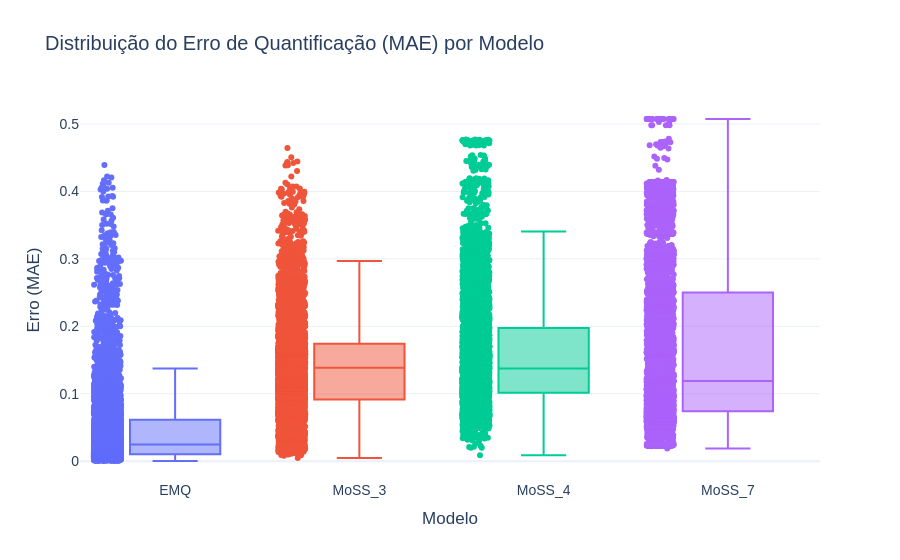

The notebook cell saved with this chart:
### Code cell
import pandas as pd
import plotly.express as px
import plotly.io as pio

# 1. Carregar os dados
df = pd.read_csv("cross_nclasses_experiment.csv")

# 2. Criar o Boxplot Interativo
fig = px.box(
    df, 
    x="modelo", 
    y="erro", 
    color="modelo",
    points="all",          # Mostra todos os pontos (datasets) ao lado do box
    hover_data=["dataset", "n_classes_original"], # Info extra ao passar o mouse
    title="Distribuição do Erro de Quantificação (MAE) por Modelo",
    labels={"erro": "Erro Médio Absoluto (MAE)", "modelo": "Algoritmo/Configuração"},
    category_orders={"modelo": ["EMQ", "MoSS_3", "MoSS_4", "MoSS_7"]} # Organiza a ordem
)

# 3. Customizar o layout para parecer um paper científico
fig.update_layout(
    template="plotly_white",
    showlegend=False,
    xaxis_title="Modelo",
    yaxis_title="Erro (MAE)",
    font=dict(family="Arial", size=14)
)

# 4. Exibir o gráfico
fig.show()

# 5. Opcional: Salvar como HTML (interativo) para abrir no navegador
pio.write_html(fig, file='1.html', auto_open=True)

### Figure 1 — Plotly figure (JSON) as saved in the notebook; plotly's stock layout.template omitted (floating-point values rounded to 4 significant figures; data arrays with more than 128 entries replaced by an {"elided": "..."} marker saying what was removed)
{"data": [{"alignmentgroup": "True", "boxpoints": "all", "customdata": {"elided": "7200x2 mixed values"}, "hovertemplate": "Algoritmo/Configuração=%{x}<br>Erro Médio Absoluto (MAE)=%{y}<br>dataset=%{customdata[0]}<br>n_classes_original=%{customdata[1]}<extra></extra>", "legendgroup": "EMQ", "marker": {"color": "#636efa"}, "name": "EMQ", "notched": false, "offsetgroup": "EMQ", "orientation": "v", "showlegend": true, "type": "box", "x": {"elided": "7200 str values"}, "x0": " ", "xaxis": "x", "y": {"elided": "7200 float values"}, "y0": " ", "yaxis": "y"}, {"alignmentgroup": "True", "boxpoints": "all", "customdata": {"elided": "7200x2 mixed values"}, "hovertemplate": "Algoritmo/Configuração=%{x}<br>Erro Médio Absoluto (MAE)=%{y}<br>dataset=%{customdata[0]}<br>n_classes_original=%{customdata[1]}<extra></extra>", "legendgroup": "MoSS_3", "marker": {"color": "#EF553B"}, "name": "MoSS_3", "notched": false, "offsetgroup": "MoSS_3", "orientation": "v", "showlegend": true, "type": "box", "x": {"elided": "7200 str values"}, "x0": " ", "xaxis": "x", "y": {"elided": "7200 float values"}, "y0": " ", "yaxis": "y"}, {"alignmentgroup": "True", "boxpoints": "all", "customdata": {"elided": "7200x2 mixed values"}, "hovertemplate": "Algoritmo/Configuração=%{x}<br>Erro Médio Absoluto (MAE)=%{y}<br>dataset=%{customdata[0]}<br>n_classes_original=%{customdata[1]}<extra></extra>", "legendgroup": "MoSS_4", "marker": {"color": "#00cc96"}, "name": "MoSS_4", "notched": false, "offsetgroup": "MoSS_4", "orientation": "v", "showlegend": true, "type": "box", "x": {"elided": "7200 str values"}, "x0": " ", "xaxis": "x", "y": {"elided": "7200 float values"}, "y0": " ", "yaxis": "y"}, {"alignmentgroup": "True", "boxpoints": "all", "customdata": {"elided": "7200x2 mixed values"}, "hovertemplate": "Algoritmo/Configuração=%{x}<br>Erro Médio Absoluto (MAE)=%{y}<br>dataset=%{customdata[0]}<br>n_classes_original=%{customdata[1]}<extra></extra>", "legendgroup": "MoSS_7", "marker": {"color": "#ab63fa"}, "name": "MoSS_7", "notched": false, "offsetgroup": "MoSS_7", "orientation": "v", "showlegend": true, "type": "box", "x": {"elided": "7200 str values"}, "x0": " ", "xaxis": "x", "y": {"elided": "7200 float values"}, "y0": " ", "yaxis": "y"}], "layout": {"boxmode": "overlay", "font": {"family": "Arial", "size": 14}, "legend": {"title": {"text": "Algoritmo/Configuração"}, "tracegroupgap": 0}, "showlegend": false, "title": {"text": "Distribuição do Erro de Quantificação (MAE) por Modelo"}, "xaxis": {"anchor": "y", "categoryarray": ["EMQ", "MoSS_3", "MoSS_4", "MoSS_7"], "categoryorder": "array", "domain": [0, 1], "title": {"text": "Modelo"}}, "yaxis": {"anchor": "x", "domain": [0, 1], "title": {"text": "Erro (MAE)"}}}}
